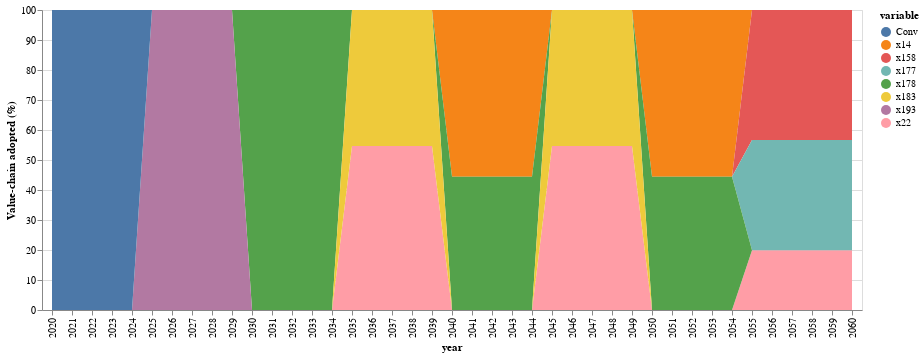

Notebook source saved alongside this figure:
### Code cell
#only for this result

function conventional(i1,t)
    if t==7
        return (1-sum(JuMP.values.(xk)[k,t] for k in 1:nrow(compromise)))
    end
    if t==0
        if mod(i1,5)≥mod(round.(sum(JuMP.values.(tk)[1:nrow(compromise),t+1])-0.001;digits=4),5) && sum(JuMP.values.(xk)[1:nrow(compromise),t+1]) > 0
            return (1-sum(JuMP.values.(xk)[k,t+1] for k in 1:nrow(compromise)))
        else
            return 1
        end
    else
        sum_xks_atT=0
        for k1 in 1:nrow(compromise)
            if mod(i1,5)≥mod(round(JuMP.values.(tk)[k1,t+1]-0.001;digits=4),5) && sum(JuMP.values.(xk)[k1,t:t+1])>0 && t>0
                sum_xks_atT+=JuMP.values.(xk)[k1,t+1]
            else
                sum_xks_atT+=JuMP.values.(xk)[k1,t]
            end
        end
            
        #if mod(i1,5)≥mod(round(sum(JuMP.values.(tk)[1:nrow(compromise),t+1]);digits=2),5) && sum(JuMP.values.(xk)[1:nrow(compromise),t:t+1])>0 && t>0
        #    t=t+1
        #end
        #return (1-sum(JuMP.values.(xk)[k,t] for k in 1:nrow(compromise)))
        return (1-sum_xks_atT)
    end
end

function innovation(i1,k1,t)
    if t==7
        return sum(JuMP.values.(xk)[k,t] for k=k1:k1)
    end
    if t==0 
        if mod(i1,5)≥mod(round(JuMP.values.(tk)[k1,t+1]-0.001;digits=4),5) && JuMP.values.(xk)[k1,t+1] > 0
            t=1
            return (sum(JuMP.values.(xk)[k,t] for k=k1:k1))            
        else
            return 0
        end
    end
    if mod(i1,5)≥mod(round(JuMP.values.(tk)[k1,t+1]-0.001;digits=4),5) && sum(JuMP.values.(xk)[k1,t:t+1])>0 && t>0
        t=t+1
    end
    return sum(JuMP.values.(xk)[k,t] for k=k1:k1)
    
end

conv=zeros(55)

conv[1]=100
inn_co2=zeros(nrow(compromise),55)

for k in 1:nrow(compromise)
    inn_co2[k,1]=0
end
j=0
for t in 1:55
    if 0 ≤ t ≤ 5
        j=0
    elseif 6 ≤ t ≤ 10
        j=1
    elseif 11 ≤ t ≤ 15
        j=2
    elseif 16 ≤ t ≤ 20
        j=3
    elseif 21 ≤ t ≤ 25
        j=4
    elseif 26 ≤ t ≤ 30
        j=5
    elseif 31 ≤ t ≤ 35
        j=6
    else
        j=7
    end
    
    
    
    conv[t]=100*conventional(t,j)
    for k in 1:nrow(compromise)
        
        inn_co2[k,t]=100*innovation(t,k,j)
    end
end
#conv[1:5].=100

sNames = ["conv","inn1","inn2","inn3","inn4","inn5","inn6","inn7","inn8","inn9","inn10"]
xLabels = []
for i in 2020:2070
    push!(xLabels,string(i))
end

#df = DataFrame(year=xLabels, conv=conv, inn1=inn_co2[1,:],inn2=inn_co2[2,:],inn3=inn_co2[3,:],inn4=inn_co2[4,:],
#        inn5=inn_co2[5,:],inn6=inn_co2[6,:],inn7=inn_co2[7,:],inn8=inn_co2[8,:],inn9=inn_co2[9,:],inn10=inn_co2[10,:])
df = DataFrame(vcat(inn_co2,conv')',:auto)


df=df[1:41,:]

df=df[!, any.(>(0), eachcol(df))]
df[!,:year]=xLabels[1:41]
#rename!(df,[:x1,:x93,:x218,:x222] .=> [:Conv,:pyLDPE1,:alcPLA2,:alcPLA6])
#df[!,:pyLDPE11]=zeros(36)
rename!(df,[:x269] .=> [:Conv])
#df[!,:x31]=zeros(36)
#df[!,:x38]=zeros(36)
#df[!,:x164]=zeros(36)

#rename!(df,[:x94,:x95,:x104,:x109,:x196,:x198,:x199,:x200,:x201] .=> [:LABS12,:LABS13,:LABS22,:LABS27,:RecyclPLA2,:RecyclPLA4,:RecyclPLA5,:RecyclPLA6,:RecyclPLA7])
#rename!(df,[:x29,:x30,:x31,:x45,:x49] .=> [:pyLDPE_maxTheta,:pyLDPE_minGWP,:pyLDPE_minLCC,:pyLDPE_14,:pyLDPE_18])
#rename!(df,[:x160,:x164] .=> [:alcPLA_minLCC,:alcPLA_3])
split_yearly=df |> stack |> @vlplot(:area, x=:year, y={:value, stack=:zero, title="Value-chain adopted (%)"}, color="variable:n",legend=:sNames) 
if want_save>0
    save("./result-case-roadmap/split_yearly-"*output_key*".svg", split_yearly)
end
#save("./result-case-roadmap/split_yearly-netzero.svg", split_yearly)
split_yearly

### Figure 1 — Vega-Lite specification as saved in the notebook (floating-point values rounded to 4 significant figures; data arrays with more than 128 entries replaced by an {"elided": "..."} marker saying what was removed)
{"data": {"values": {"elided": "328 records"}}, "encoding": {"color": {"field": "variable", "type": "nominal"}, "x": {"field": "year"}, "y": {"field": "value", "stack": "zero", "title": "Value-chain adopted (%)", "type": "quantitative"}}, "legend": "sNames", "mark": "area"}
